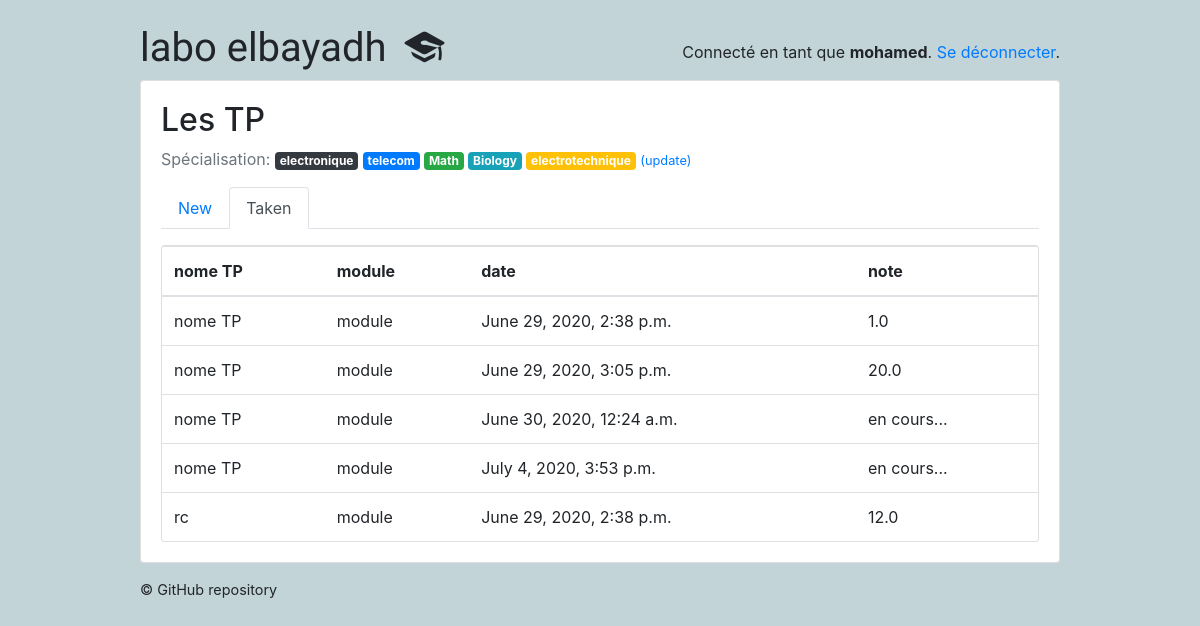
The page /students/taken/ (signed in) on the database as committed earlier.
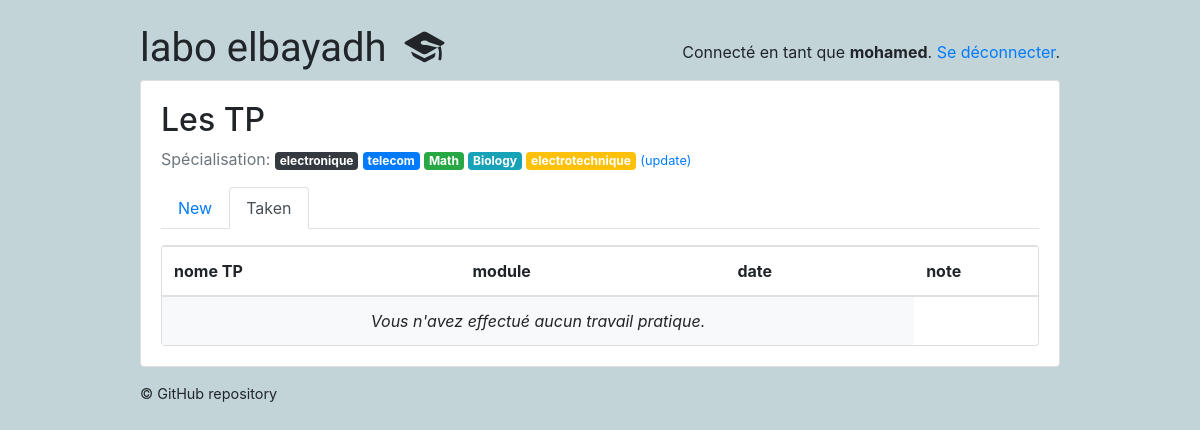
The same page on the database as committed later.
### classroom/models.py (models this page shows, shortened)
class Subject(models.Model):
    name = models.CharField(max_length=30)
    color = models.CharField(max_length=7, default='#007bff')
    def get_html_badge(self):
        name = escape(self.name)
        color = escape(self.color)
        html = '<span class="badge badge-primary" style="background-color: %s">%s</span>' % (color, name)
        return mark_safe(html)

class TakenQuiz(models.Model):
    student = models.ForeignKey(Student,on_delete=models.CASCADE, related_name='taken_quizzes')
    quiz = models.ForeignKey(Quiz, on_delete=models.CASCADE, related_name='taken_quizzes')
    score = models.FloatField()
    date = models.DateTimeField(auto_now_add=True)
    compte_rendu = models.FileField(upload_to='uploads_tp/')

class Quiz(models.Model):
    owner = models.ForeignKey(User, on_delete=models.CASCADE, related_name='quizzes')
    name = models.CharField(max_length=255 , default='nome TP')
    subject = models.ForeignKey(Subject, on_delete=models.CASCADE, related_name='quizzes')
    type_tp_posible = (
        ('RC', 'RC'),
        ('R', 'R'),
        ('RL', 'RL'),
    )
    type_tp = models.CharField(max_length=6 ,choices=type_tp_posible)
    description = models.TextField('description', max_length=500)
    module = models.CharField(max_length=255, default='module')

### classroom/views/students.py (the view)
# urls.py: path('taken/', students.TakenQuizListView.as_view(), name='taken_quiz_list'),
@method_decorator([login_required, student_required], name='dispatch')
class TakenQuizListView(ListView):
    model = TakenQuiz
    context_object_name = 'taken_quizzes'
    template_name = 'classroom/students/taken_quiz_list.html'
    def get_queryset(self):
        queryset = self.request.user.student.taken_quizzes \
            .select_related('quiz', 'quiz__subject') \
            .order_by('quiz__name')
        return queryset

### classroom/templates/classroom/students/taken_quiz_list.html
{% extends 'base.html' %}
{% block content %}
  {% include 'classroom/students/_header.html' with active='taken' %}
  <div class="card">
    <table class="table mb-0">
      <thead>
        <tr>
          <th>nome TP</th>
          <th>module</th>
          <th>date</th>
          <th>note</th>
        </tr>
      </thead>
      <tbody>
        {% for taken_quiz in taken_quizzes %}
          <tr>
            <td>{{ taken_quiz.quiz.name }}</td>
            <td>{{ taken_quiz.quiz.module }}</td>
            <td>{{ taken_quiz.date}}</td>
            {% if taken_quiz.score == 100.0  %}
            <td> en cours...</td>
            {% endif  %}
            {% if taken_quiz.score != 100.0  %}
            <td>{{ taken_quiz.score }}</td>
            {% endif  %}
          </tr>
        {% empty %}
          <tr>
            <td class="bg-light text-center font-italic" colspan="3">Vous n'avez effectué aucun travail pratique.</td>
          </tr>
        {% endfor %}
      </tbody>
    </table>
  </div>
{% endblock %}

### classroom/templates/classroom/students/_header.html
<h2>Les TP</h2>
<p class="text-muted">
  Spécialisation:{% for subject in user.student.interests.all %} {{ subject.get_html_badge }}{% endfor %}
  <a href="{% url 'students:student_interests' %}"><small>(update)</small></a>
</p>
<ul class="nav nav-tabs mb-3">
  <li class="nav-item">
    <a class="nav-link{% if active == 'new' %} active{% endif %}" href="{% url 'students:quiz_list' %}">New</a>
  </li>
  <li class="nav-item">
    <a class="nav-link{% if active == 'taken' %} active{% endif %}" href="{% url 'students:taken_quiz_list' %}">Taken</a>
  </li>
</ul>

Rows that differ between the two databases and show on the page:
removed TakenQuiz: quiz.name "nome TP", quiz.module "module", date "June 29, 2020, 2:38 p.m.", score "1.0"
removed TakenQuiz: quiz.name "nome TP", quiz.module "module", date "June 29, 2020, 3:05 p.m.", score "20.0"
removed TakenQuiz: quiz.name "nome TP", quiz.module "module", date "June 30, 2020, 12:24 a.m.", score "en cours..."
removed TakenQuiz: quiz.name "nome TP", quiz.module "module", date "July 4, 2020, 3:53 p.m.", score "en cours..."
removed TakenQuiz: quiz.name "rc", quiz.module "module", date "June 29, 2020, 2:38 p.m.", score "12.0"
Other text that changed with them:
text now shown: "Vous n'avez effectué aucun travail pratique."
